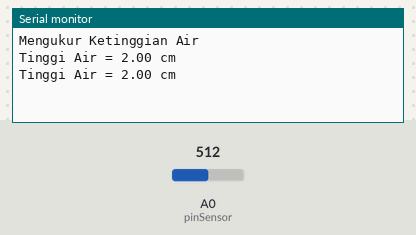
The sketch below on a simulated Arduino Uno, built with avr-gcc and run on an emulated ATmega328P. On the bench: the last lines printed to the serial monitor. The inputs (shaded band) are chosen by the test bench; at power-on: A0 (pinSensor) = 512.

Above: at 1.7 s.
1.8 s: A0 (pinSensor) set to 716
At 3.1 s:
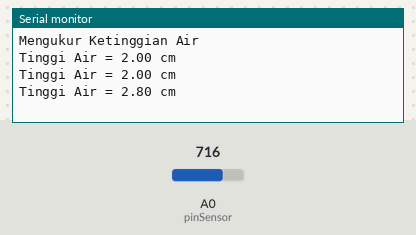
3.3 s: A0 (pinSensor) set to 900
At 4.2 s:
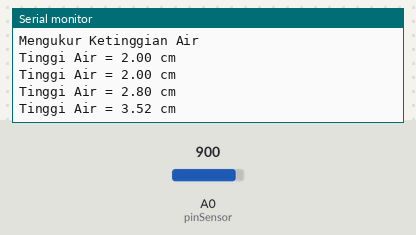
Timing chart, 0 to 6.3 s (numbered marks = the images above; inputs shaded):
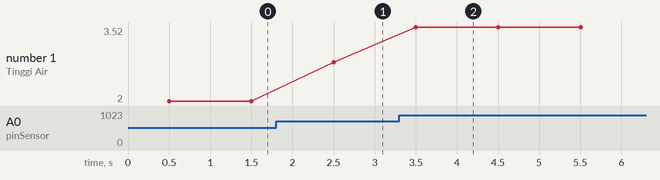

Measured:
- after the input at 1.8 s, the serial monitor: prints a new line after 0.70 s (image 1)
- after the input at 3.3 s, the serial monitor: prints a new line after 0.20 s (image 2)
- plotted number 1: 2 → 2.8 after the input at 1.8 s, 2.8 → 3.52 after the input at 3.3 s

The sketch:

Water_Sensor.ino
```cpp
int pinSensor = A0;
float panjangSensor = 4.0 ;
void setup() {
  Serial.begin(9600);
  Serial.println("Mengukur Ketinggian Air");
  delay(500);
}
void loop() {
  int nilai = analogRead(pinSensor);
  float tinggiAir = nilai * panjangSensor / 1023;
  Serial.print("Tinggi Air = ");
  Serial.print(tinggiAir);
  Serial.println(" cm");
  delay(1000);
}
```
